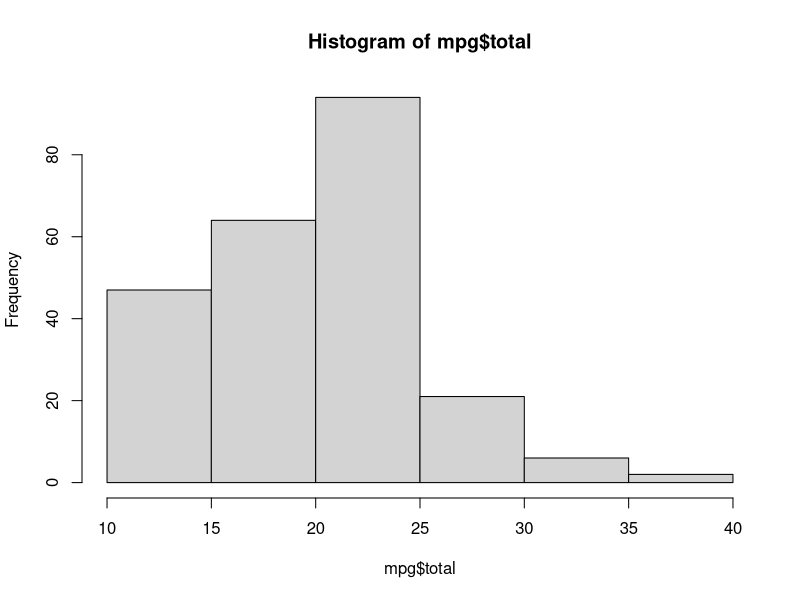
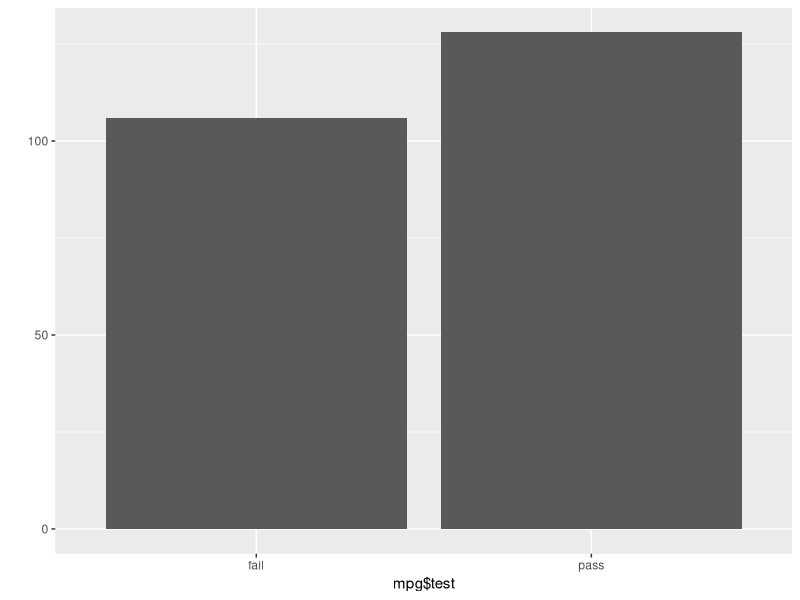
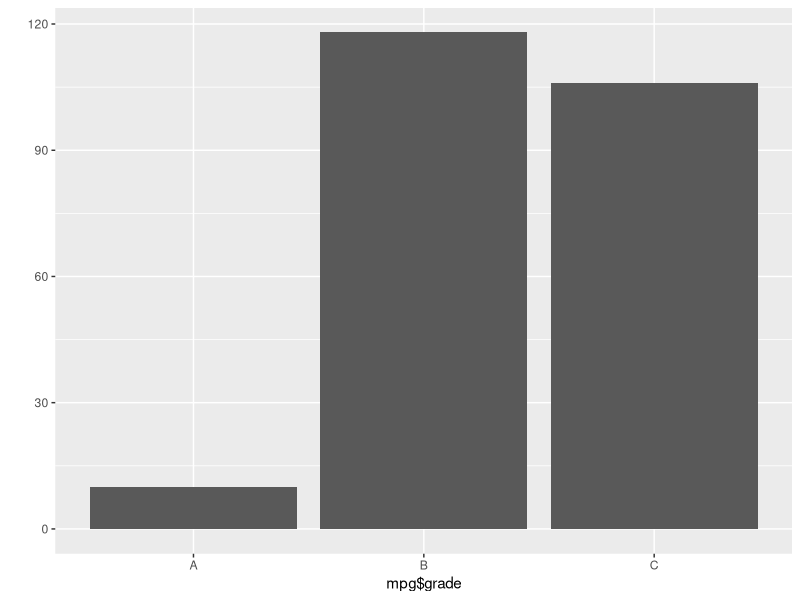
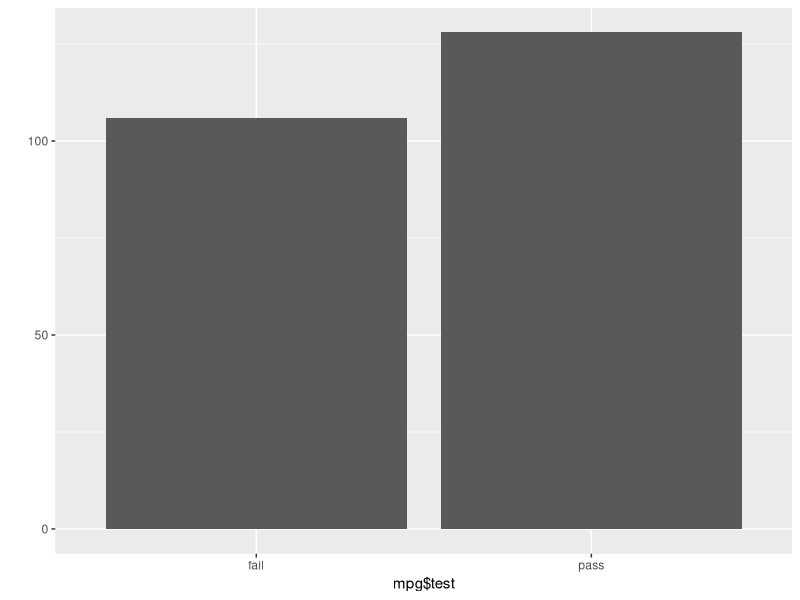

Recreate these plots in R, in order.
# ----------------------------------------------------------------# 

# ggplo2의 mpg 데이터를 데이터 프레임 형태로 불러오기
mpg <- as.data.frame(ggplot2::mpg)

head(mpg)     # Raw 데이터 앞부분 확인
tail(mpg)     # Raw 데이터 뒷부분 확인
View(mpg)     # Raw 데이터 뷰어 창에서 확인
dim(mpg)      # 행, 열 출력
str(mpg)      # 데이터 속성 확인
summary(mpg)  # 요약 통계량 출력 -> 최소값, 최대값, 중간값, 평균값 등을 계산

# ----------------------------------------------------------------# 

df_raw <- data.frame(var1 = c(1, 2, 1),
                     var2 = c(2, 3, 2))
df_raw

install.packages("dplyr")  # dplyr 설치
install.packages("Rcpp")
library(dplyr)             # dplyr 로드

df_new <- df_raw  # 복사본 생성
df_new            # 출력

df_new <- rename(df_new, v2 = var2)  # var2를 v2로 수정
df_new

# ----------------------------------------------------------------# 

df <- data.frame(var1 = c(4, 3, 8),
                 var2 = c(2, 6, 1))
df

df$var_sum <- df$var1 + df$var2       # var_sum 파생변수 생성
df

df$var_mean <- (df$var1 + df$var2)/2  # var_mean 파생변수 생성
df

# ----------------------------------------------------------------# 

mpg$total <- (mpg$cty + mpg$hwy)/2  # 통합 연비 변수 생성
head(mpg)
mean(mpg$total)  # 통합 연비 변수 평균

# ----------------------------------------------------------------# 
summary(mpg$total)  # 요약 통계량 산출
hist(mpg$total)     # 히스토그램 생성

# 20이상이면 pass, 그렇지 않으면 fail 부여
mpg$test <- ifelse(mpg$total >= 20, "pass", "fail")

head(mpg, 20)     # 데이터 확인

table(mpg$test)   # 연비 합격 빈도표 생성

library(ggplot2)  # ggplot2 로드
qplot(mpg$test)   # 연비 합격 빈도 막대 그래프 생성

# ----------------------------------------------------------------# 

# total을 기준으로 A, B, C 등급 부여
mpg$grade <- ifelse(mpg$total >= 30, "A",
                    ifelse(mpg$total >= 20, "B", "C"))

head(mpg, 20)     # 데이터 확인

table(mpg$grade)  # 등급 빈도표 생성
qplot(mpg$grade)  # 등급 빈도 막대 그래프 생성

# A, B, C, D 등급 부여
mpg$grade2 <- ifelse(mpg$total >= 30, "A",
                     ifelse(mpg$total >= 25, "B",
                            ifelse(mpg$total >= 20, "C", "D")))

# ----------------------------------------------------------------# 

# 1.데이터 준비, 패키지 준비
mpg <- as.data.frame(ggplot2::mpg)  # 데이터 불러오기
library(dplyr)                      # dplyr 로드
library(ggplot2)                    # ggplot2 로드

# 2.데이터 파악
head(mpg)     # Raw 데이터 앞부분
tail(mpg)     # Raw 데이터 뒷부분
View(mpg)     # Raw 데이터 뷰어창에서 확인
dim(mpg)      # 차원
str(mpg)      # 속성
summary(mpg)  # 요약 통계량

# 3.변수명 수정
mpg <- rename(mpg, company = manufacturer)

# 4.파생변수 생성
mpg$total <- (mpg$cty + mpg$hwy)/2                   # 변수 조합
mpg$test <- ifelse(mpg$total >= 20, "pass", "fail")  # 조건문 활용

# 5.빈도 확인
table(mpg$test)  # 빈도표 출력
qplot(mpg$test)  # 막대 그래프 생성 



